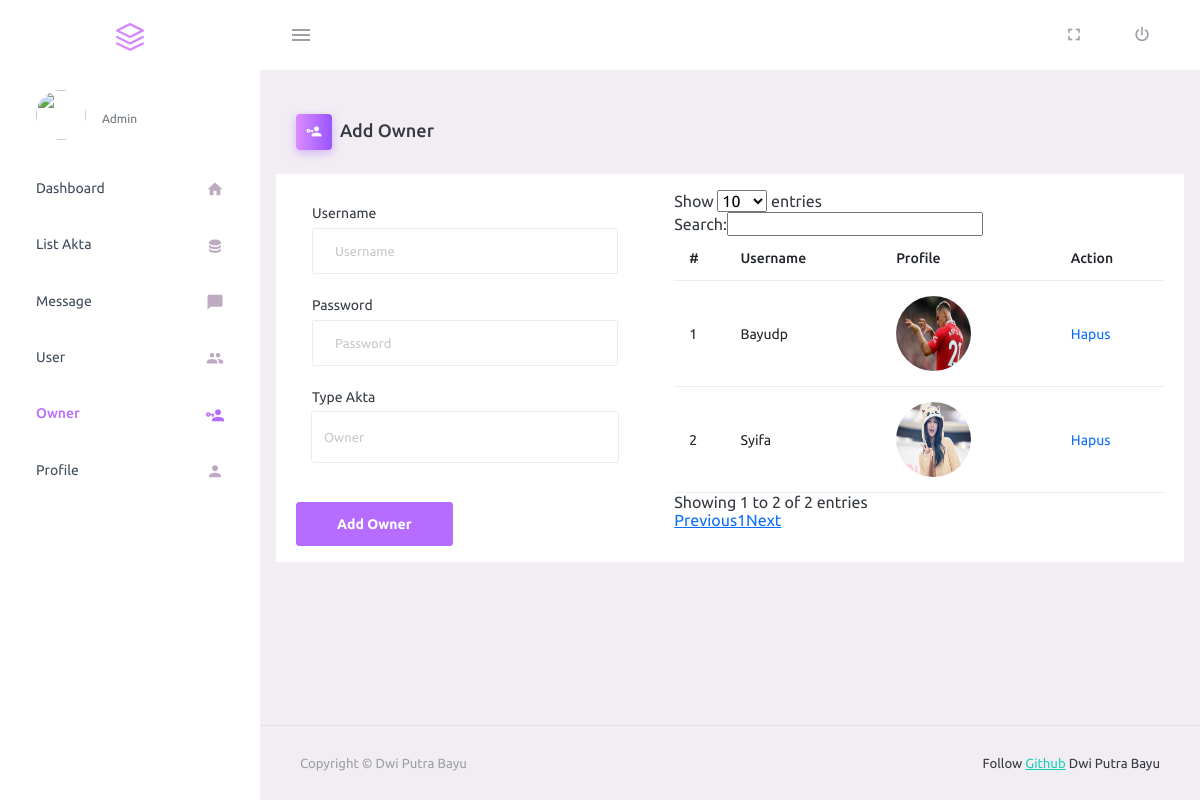
The page /owner/owner.php (signed in) on the database as committed earlier.
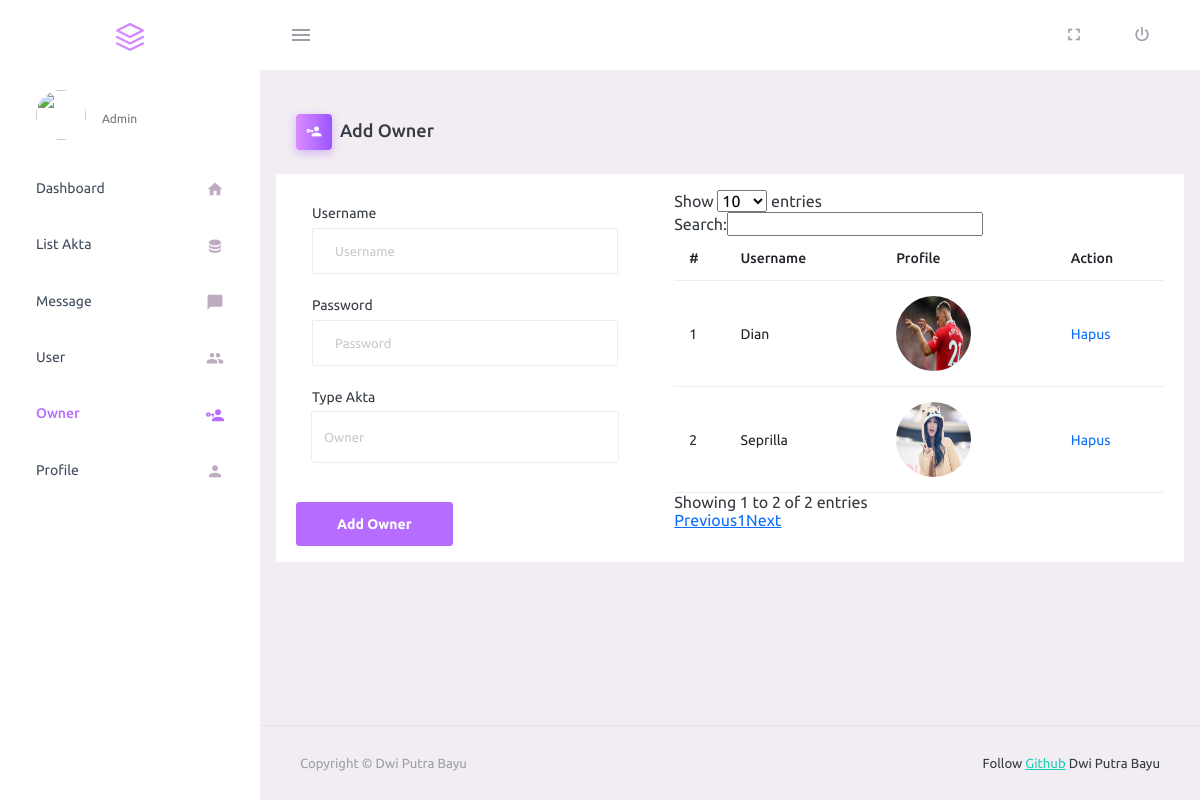
The same page on the database as committed later.
### tables this page shows
CREATE TABLE `owner` (
  `id` int(11) NOT NULL,
  `username` varchar(255) NOT NULL,
  `admin_profile` text NOT NULL,
  `password` varchar(255) NOT NULL,
  `role` varchar(255) NOT NULL
);

### owner/owner.php (the view, shortened to what this page needs)
<?php
require "function.php";
?>
<!DOCTYPE html>
<html lang="en">
<?php require "partials/head.php" ?>
<body>
    <div class="container-scroller">
        <?php require "partials/navbar.php" ?>
        <div class="container-fluid page-body-wrapper">
            <?php require "partials/sidebar.php" ?>
            <div class="main-panel">
                <div class="content-wrapper">
                    <div class="page-header">
                        <h3 class="page-title">
                            <span class="page-title-icon bg-gradient-primary text-white me-2">
                                <i class="mdi mdi-account-key"></i>
                            </span>Add Owner
                        </h3>
                    </div>
                    <div class="row d-flex justify-content-between bg-white">
                        <div class="col-md-5 py-3">
                            <form role="form" action="" method="POST">
                                <div class="card-body">
                                    <div class="form-group">
                                        <label>Username</label>
                                        <input type="text" class="form-control" name="username" placeholder="Username">
                                    </div>
                                    <div class="form-group">
                                        <label>Password</label>
                                        <input type="password" class="form-control" name="password"
                                            placeholder="Password">
                                    </div>
                                    <div class="form-group">
                                        <label for="TypeAkta">Type Akta</label>
                                        <select class="form-control" style="height: 50px;" id="TypeAkta" name="role">
                                            <option>Owner</option>
                                        </select>
                                    </div>
                                </div>
                                <button type="submit" name="submit" class="btn btn-primary">Add
                                    Owner</button>
                            </form>
                        </div>
                        <div class="col-md-7 py-3">
                            <table class="table table-hover" id="example">
                                <thead>
                                    <tr>
                                        <th scope="col">#</th>
                                        <th scope="col">Username</th>
                                        <th scope="col">Profile</th>
                                        <th scope="col">Action</th>
                                    </tr>
                                </thead>
                                <tbody>
                                    <?php
                                    $q = "SELECT * FROM owner";
                                    $r = mysqli_query($db,$q);
                                    $c = 1;
                                    while ($owner = mysqli_fetch_array($r)) {
                                    ?>
                                    <tr style="width: fit-content;">
                                        <td><?= $c ?></td>
                                        <td><?= $owner['username'] ?></td>
                                        <td><img style="height: 75px; width:75px;"
                                                src="assets/images/<?= $owner['admin_profile'] ?>">
                                        </td>
                                        <td>
                                            <a class="text-decoration-none" href="delete-owner.php?id=<?= $owner["id"]; ?>"
                                                onclick="return confirm('Are you sure?');">Hapus</a>
                                        </td>
                                    </tr>
                                    <?php
                                    $c++;
                                    }
                                    ?>
                                </tbody>
                            </table>
                        </div>
                    </div>
                </div>
                <?php require "partials/footer.php" ?>
            </div>
        </div>
    </div>
</body>
</html>

### owner/partials/head.php (shortened to what this page needs)
<head>
    <link href="https://cdn.jsdelivr.net/npm/bootstrap@5.2.3/dist/css/bootstrap.min.css" rel="stylesheet"
>
    <link rel="stylesheet" href="assets/vendors/mdi/css/materialdesignicons.min.css">
    <link rel="stylesheet" href="assets/vendors/css/vendor.bundle.base.css">
    <link rel="stylesheet" href="assets/css/style.css">
    <link rel="stylesheet" type="text/css" href="https://cdn.datatables.net/v/dt/dt-1.13.1/datatables.min.css" />
</head>

### owner/partials/navbar.php (shortened to what this page needs)
<nav class="navbar default-layout-navbar col-lg-12 col-12 p-0 fixed-top d-flex flex-row">
  <div class="text-center navbar-brand-wrapper d-flex align-items-center justify-content-center">
    <a class="navbar-brand brand-logo" href="index.php">
      <img src="assets/images/logo-mini.svg" alt="logo" />
    </a>
  </div>
  <div class="navbar-menu-wrapper d-flex align-items-stretch">
    <button class="navbar-toggler navbar-toggler align-self-center" type="button" data-toggle="minimize">
      <span class="mdi mdi-menu"></span>
    </button>
    <ul class="navbar-nav navbar-nav-right">
      <li class="nav-item nav-profile dropdown">
        <a class="nav-link" href="../owner/profile.php">
        </a>
      </li>
      <li class="nav-item d-none d-lg-block full-screen-link">
        <a class="nav-link">
          <i class="mdi mdi-fullscreen" id="fullscreen-button"></i>
        </a>
      </li>
      <li class="nav-item nav-logout d-none d-lg-block">
        <a class="nav-link" href="../owner/logout.php">
          <i class="mdi mdi-power"></i>
        </a>
      </li>
    </ul>
  </div>
</nav>

### owner/partials/sidebar.php (shortened to what this page needs)
<nav class="sidebar sidebar-offcanvas" id="sidebar">
  <ul class="nav">
    <li class="nav-item nav-profile">
      <a href="#" class="nav-link">
      <img src="assets/images/<?php echo $_SESSION['admin_profile'] ?>" class="rounded-circle" height="50"
            width="50">
        <div class="nav-profile-text d-flex flex-column">
          <span class="text-secondary text-small"><?php echo $_SESSION['role'] ?></span>
        </div>
      </a>
    </li>
    <li class="nav-item">
      <a class="nav-link" href="index.php">
        <span class="menu-title">Dashboard</span>
        <i class="mdi mdi-home menu-icon"></i>
      </a>
    </li>
    <li class="nav-item <?php if($page=='akta'){echo 'active';} ?>">
      <a class="nav-link" href="listakta.php">
        <span class="menu-title">List Akta</span>
        <i class="mdi mdi-database menu-icon"></i>
      </a>
    </li>
    <li class="nav-item">
      <a class="nav-link" href="message.php">
        <span class="menu-title">Message</span>
        <i class="mdi mdi-message menu-icon"></i>
      </a>
    </li>
    <li class="nav-item">
      <a class="nav-link" href="user.php">
        <span class="menu-title">User</span>
        <i class="mdi mdi-account-multiple menu-icon"></i>
      </a>
    </li>
    <li class="nav-item">
      <a class="nav-link" href="owner.php">
        <span class="menu-title">Owner</span>
        <i class="mdi mdi-account-key menu-icon"></i>
      </a>
    </li>
    <li class="nav-item">
      <a class="nav-link" href="profile.php">
        <span class="menu-title">Profile</span>
        <i class="mdi mdi-account menu-icon"></i>
      </a>
    </li>
  </ul>
</nav>

### owner/partials/footer.php (shortened to what this page needs)
<footer class="footer">
  <div class="container-fluid d-flex justify-content-between">
    <span class="text-muted d-block text-center text-sm-start d-sm-inline-block">Copyright © Dwi Putra Bayu</span>
    <span class="float-none float-sm-end mt-1 mt-sm-0 text-end"> Follow <a
        href="https://github.com/dpbayu" target="_blank">Github</a> Dwi Putra Bayu</span>
  </div>
</footer>

Rows that differ between the two databases and show on the page:
changed owner: username "Bayudp" → "Dian"
changed owner: username "Syifa" → "Seprilla"
